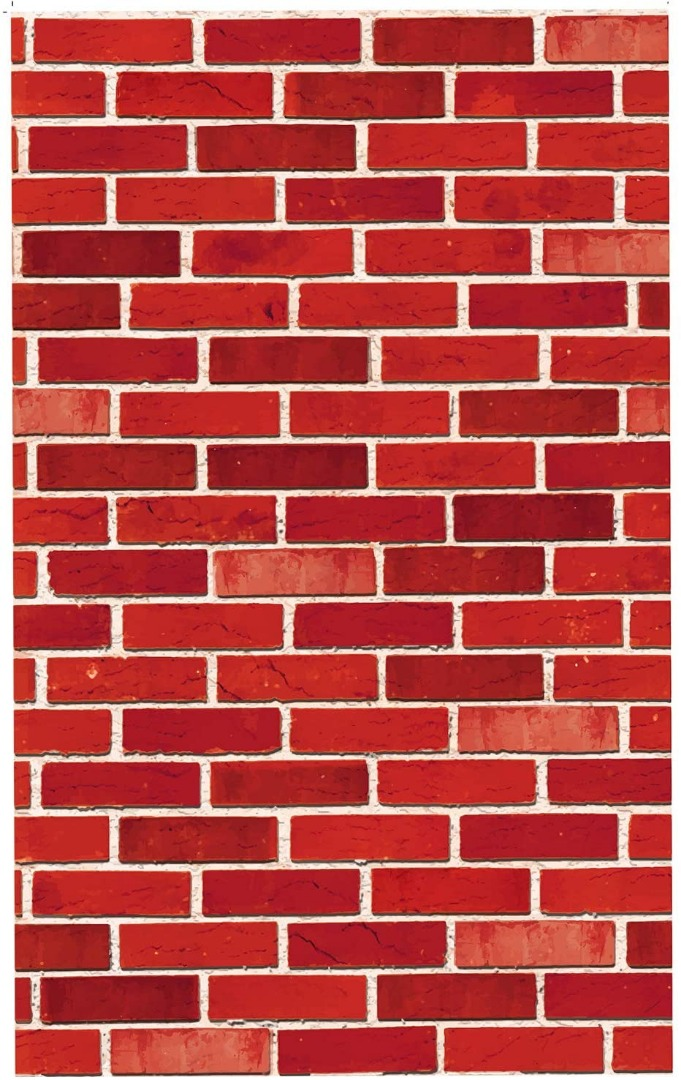
%> input picture HW1_M.Sina Hasan-Nia/pics/wall.jpeg, 681 x 1080 px
$ octave Q3.m   (GNU Octave 9; MATLAB toolbox functions it lacks are replaced by stand-ins)
%> lines starting %> are read from the running program, lines starting %| are printed output that depends on the picture
%---------------------------  Q3  -----------------------------
close all ; clear all , clc;
image =  "..\pics\wall.jpeg";  % image path
img = imread(image);
%> img is the input picture: size 1080x681x3 uint8; mean R, G, B 187.6, 79.1, 76
%% Part A
filter = [1, -1];
Org_filteredplotter(img,filter,1,"none")
filter = [1,0];
Org_filteredplotter(img,filter,1,"none")
filter = [1, 0, -1]';
Org_filteredplotter(img,filter,0,"none")
filter = [1, -2, 1];
Org_filteredplotter(img,filter,1,"none")
filter = [1, -2, 1]';
Org_filteredplotter(img,filter,0,"none")
%% Part B
%%% Sobel
filtered_img = edge(rgb2gray(img), "sobel");
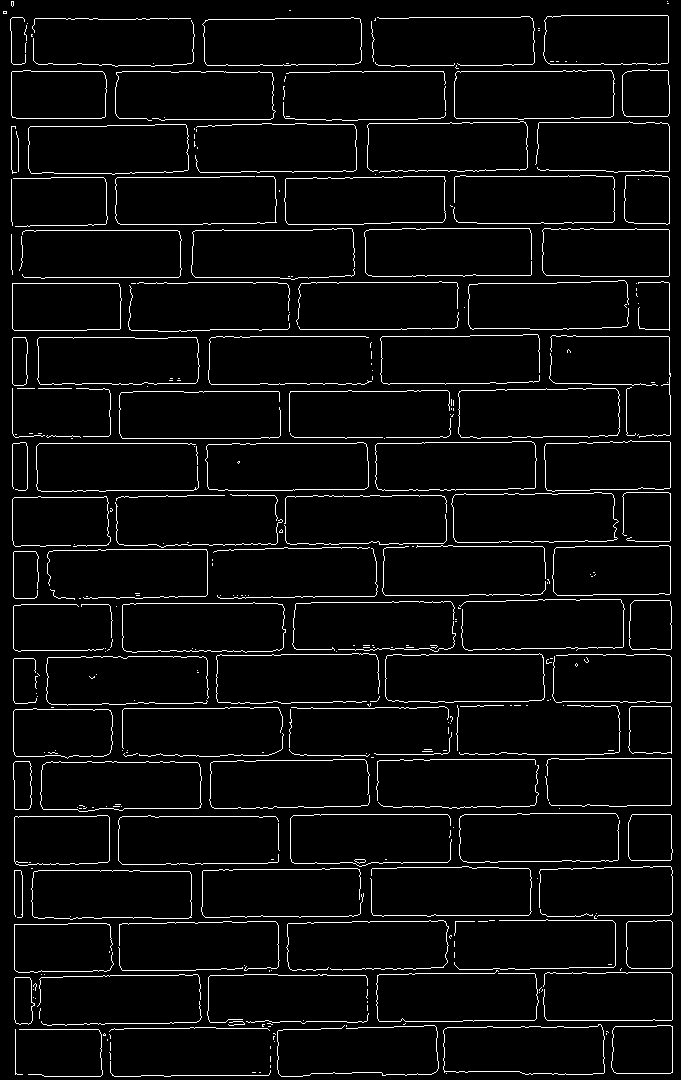
%> filtered_img: size 1080x681 logical; 4.6% white in thin lines or dots
figure()
subplot(1,2,1)
imshow(img)
title("Orginal Image",'Interpreter','latex')
subplot(1,2,2)
imshow(filtered_img)
title("Filtered Image",'Interpreter','latex')
sgtitle("Orginal Image & sobel edge detedctor",'Interpreter','latex')
%%% canny
filtered_img = edge(rgb2gray(img), "canny");
%> filtered_img: size 1080x681 logical; 4.8% white in thin lines or dots
figure()
subplot(1,2,1)
imshow(img)
title("Orginal Image",'Interpreter','latex')
subplot(1,2,2)
imshow(filtered_img)
title("Filtered Image",'Interpreter','latex')
sgtitle("Orginal Image & canny edge detedctor",'Interpreter','latex')
%% Part C
filter = [-1, -1, -1; -1, 8, -1; -1, -1, -1];
Org_filteredplotter(img,filter,-1,"Laplacian")
%> call 6 of Org_filteredplotter, with filter = [-1 -1 -1; -1 8 -1; -1 -1 -1], flag = -1, name = 'Laplacian'
%> in Org_filteredplotter (call 6), `filtered_img = imfilter(I, filter);`:
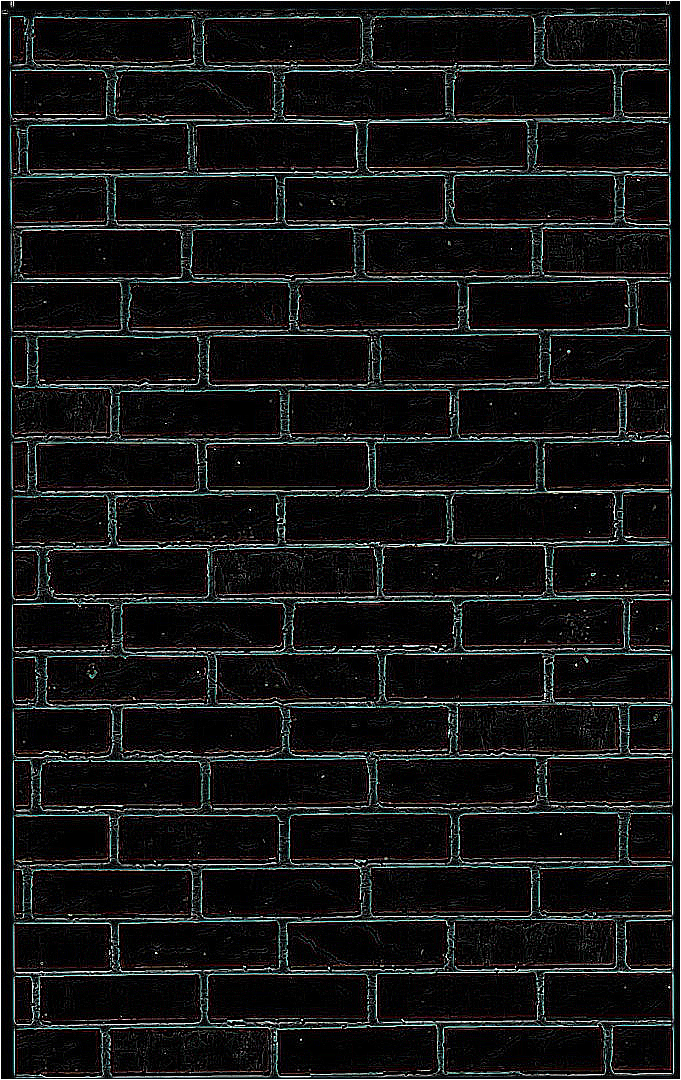
%> filtered_img: size 1080x681x3 uint8; mean R, G, B 21.5, 22.2, 22.3
%% part D
image_noisy = imnoise(img, "gaussian");
lap_filter = [-1, -1, -1; -1, 8, -1; -1, -1, -1];
Iblur1 = imgaussfilt(image_noisy,2);
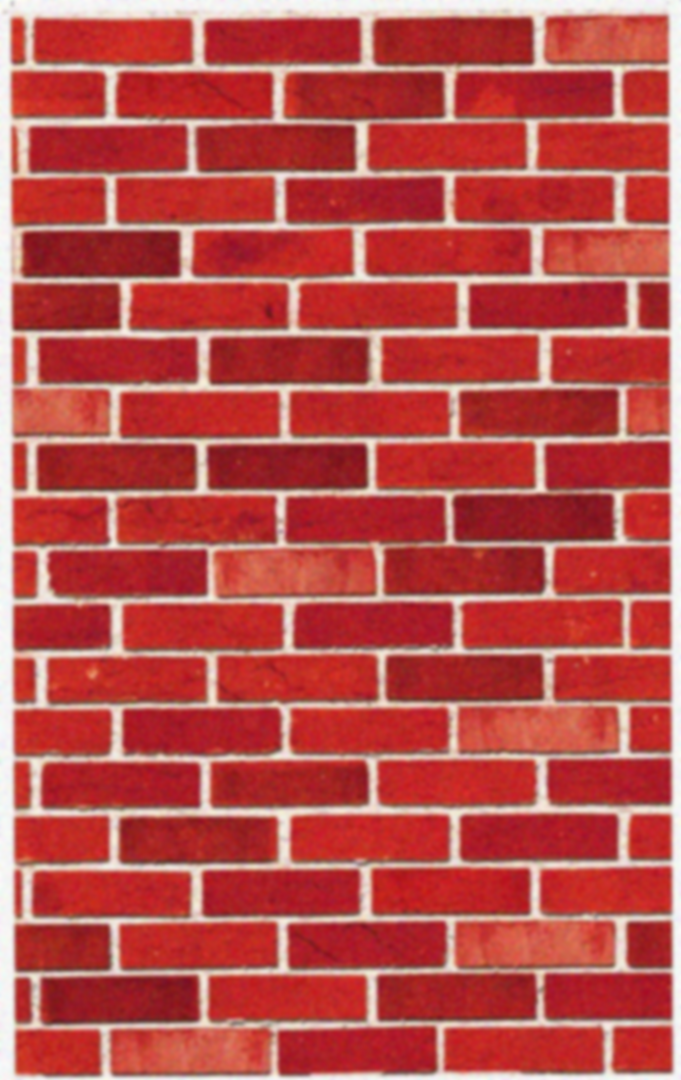
%> Iblur1: size 1080x681x3 uint8; mean R, G, B 186.1, 79.2, 76.3; mean of the top-left, top-right, bottom-left and bottom-right quarters 114, 114, 114.8, 112.7
filtered_img1 = imfilter(image_noisy, lap_filter);
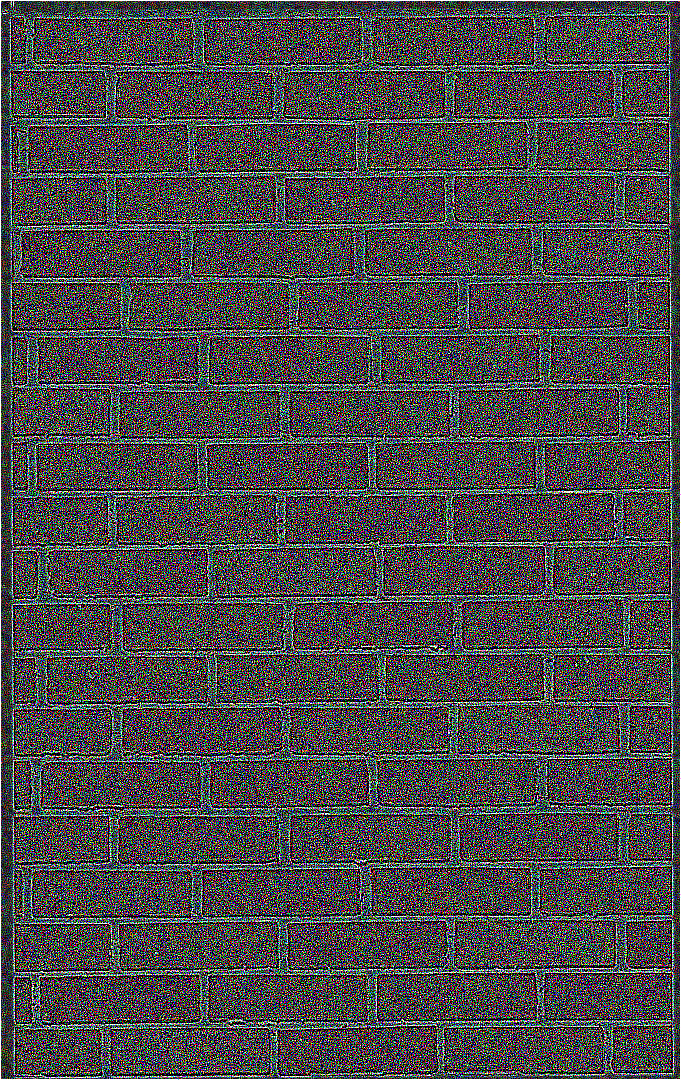
%> filtered_img1: size 1080x681x3 uint8; mean R, G, B 75.6, 73.6, 74.3
filtered_img2 = imfilter(Iblur1, lap_filter);
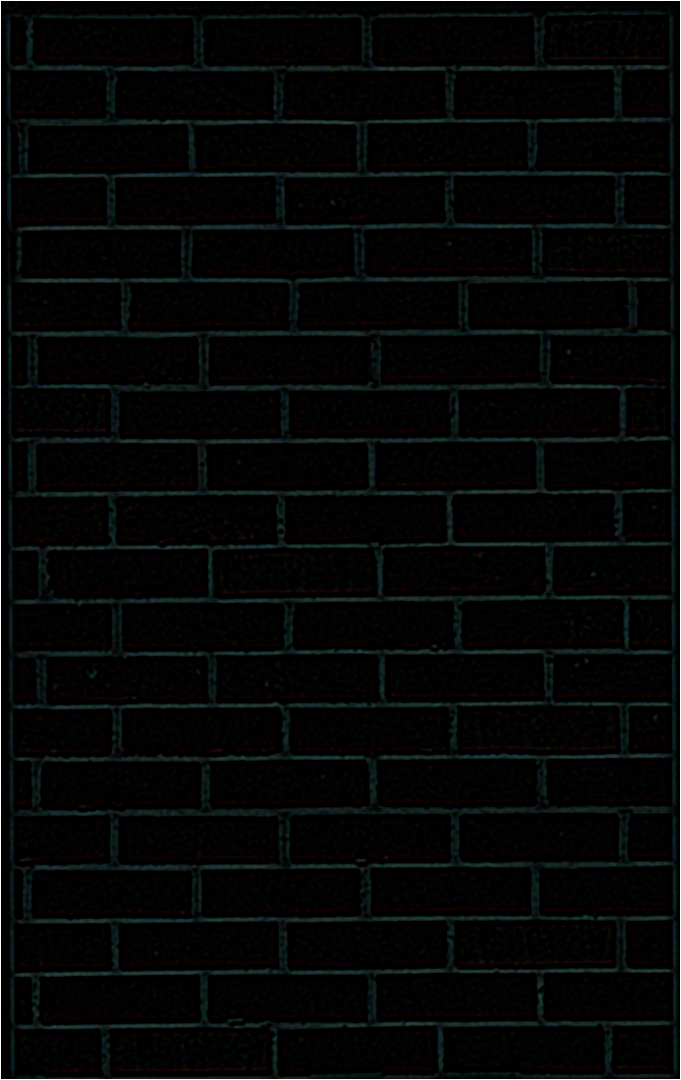
%> filtered_img2: size 1080x681x3 uint8; mean R, G, B 5.3, 6.8, 6.7
filtered_img3 = edge(rgb2gray(image_noisy), "log");
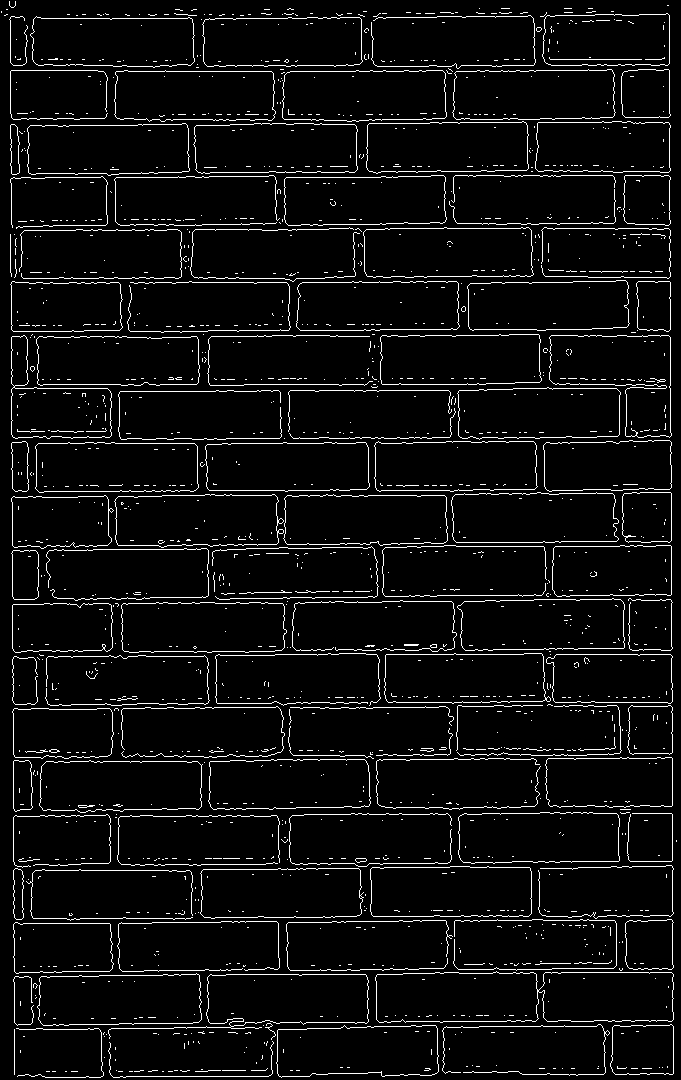
%> filtered_img3: size 1080x681 logical; 5.4% white in thin lines or dots
figure()
subplot(1,4,1)
imshow(image_noisy)
title("Orginal Image",'Interpreter','latex')
subplot(1,4,2)
imshow(filtered_img1)
title("Filtered Image using Laplacian without Guassian kernel",'Interpreter','latex')
subplot(1,4,3)
imshow(filtered_img2)
title("Filtered Image using guassian filter befor Laplacian(manually)",'Interpreter','latex')
subplot(1,4,4)
imshow(filtered_img3)
title("Filtered Image(Using matlab command(LOG)",'Interpreter','latex')
sgtitle("Solve Laplacian Filter problem",'Interpreter','latex')
%% Functions
function Org_filteredplotter(I,filter,flag,name)
filtered_img = imfilter(I, filter);
figure()
subplot(1,2,1)
imshow(I)
title("Orginal Image",'Interpreter','latex')
subplot(1,2,2)
imshow(filtered_img)
title("Filtered Image",'Interpreter','latex')
if flag == 1
    str = "visuallization of Original and Filtered image by filter = [ "  + num2str(filter)+"]" ;
    sgtitle(str,'Interpreter','latex')
elseif flag ==0
    str = "visuallization of Original and Filtered image by filter = transpose [ "  + num2str(filter') + "]" ;
    sgtitle(str,'Interpreter','latex')
elseif flag ==-1
    str = "visuallization of Original and Filtered image by filter "+ name ;
    sgtitle(str,'Interpreter','latex')
end
end
